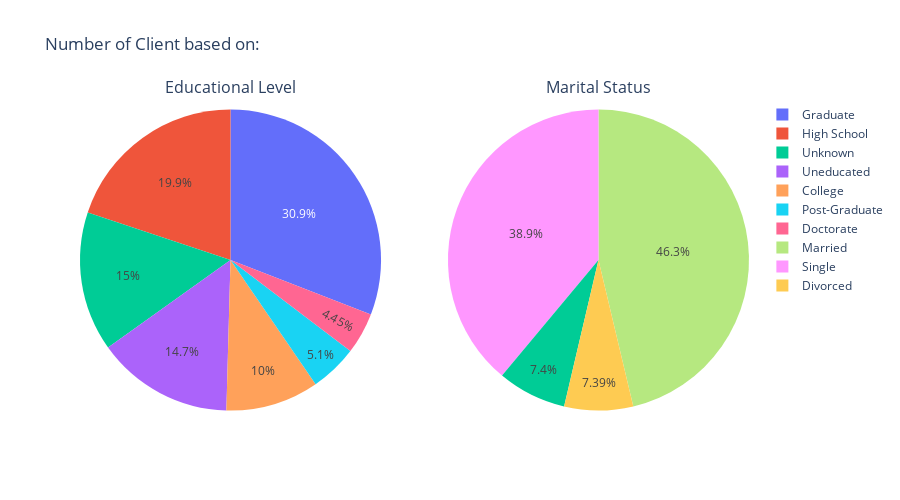

Notebook code for this chart:
### Code cell
fig = make_subplots(rows=1, 
                    cols=2, 
                    specs=[[{'type':'domain'}, {'type':'domain'}]],
                    subplot_titles=('Educational Level','Marital Status'))

# Based on Education_Level

custom_aggregation = {}
custom_aggregation["CLIENTNUM"] = "count"
data2 = df.groupby("Education_Level").agg(custom_aggregation)
data2.columns = ["Number of Client"]
data2['Education Level'] = data2.index

labels = data2['Education Level'].tolist()
values = data2['Number of Client'].tolist()

fig.add_trace(go.Pie(
                    labels=labels, 
                    values=values, 
                    name="Education Level"),
                    1, 1)


# Based on Marital_Status

custom_aggregation = {}
custom_aggregation["CLIENTNUM"] = "count"
data2 = df.groupby("Marital_Status").agg(custom_aggregation)
data2.columns = ["Number of Client"]
data2['Marital Status'] = data2.index

labels = data2['Marital Status'].tolist()
values = data2['Number of Client'].tolist()

fig.add_trace(go.Pie(
                    labels=labels, 
                    values=values, 
                    name="Marital Status"),
                    1, 2)

fig.update_traces(textposition='inside')
fig.update_layout(uniformtext_minsize=12, uniformtext_mode='hide')

fig['layout'].update(height=500, width=900, title='Number of Client based on:')
fig.show()

### Figure 1 — Plotly figure (JSON) as saved in the notebook; plotly's stock layout.template omitted (floating-point values rounded to 4 significant figures)
{"data": [{"domain": {"x": [0, 0.45], "y": [0, 1]}, "labels": ["College", "Doctorate", "Graduate", "High School", "Post-Graduate", "Uneducated", "Unknown"], "name": "Education Level", "textposition": "inside", "type": "pie", "values": [1013, 451, 3128, 2013, 516, 1487, 1519]}, {"domain": {"x": [0.55, 1], "y": [0, 1]}, "labels": ["Divorced", "Married", "Single", "Unknown"], "name": "Marital Status", "textposition": "inside", "type": "pie", "values": [748, 4687, 3943, 749]}], "layout": {"annotations": [{"font": {"size": 16}, "showarrow": false, "text": "Educational Level", "x": 0.225, "xanchor": "center", "xref": "paper", "y": 1, "yanchor": "bottom", "yref": "paper"}, {"font": {"size": 16}, "showarrow": false, "text": "Marital Status", "x": 0.775, "xanchor": "center", "xref": "paper", "y": 1, "yanchor": "bottom", "yref": "paper"}], "height": 500, "title": {"text": "Number of Client based on:"}, "uniformtext": {"minsize": 12, "mode": "hide"}, "width": 900}}
